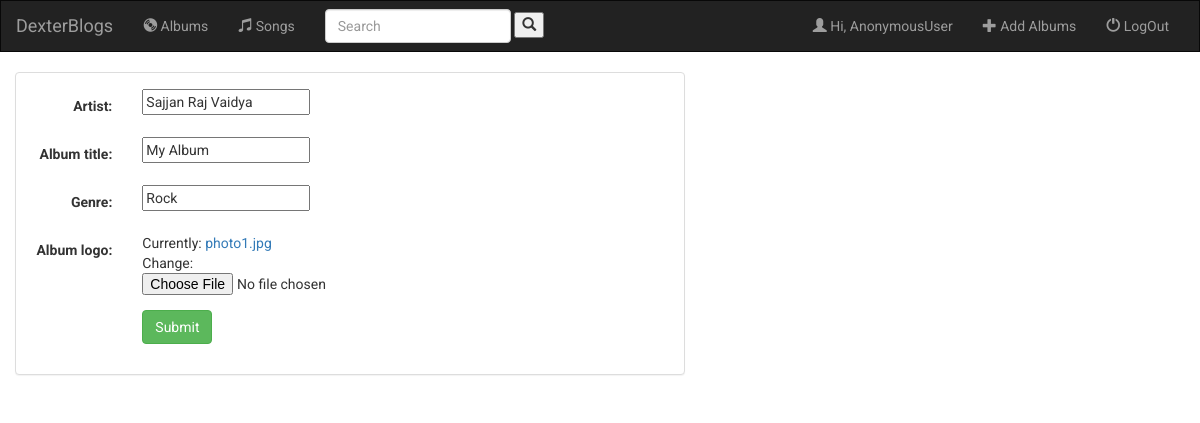
Screenshot of /music/album/7/ with the database file from the repository.
### music/models.py (models this page shows, shortened)
class Album(models.Model):
	user = models.ForeignKey(User,default=2,on_delete=models.CASCADE)
	artist = models.CharField(max_length=256)
	album_title = models.CharField(max_length=512)
	genre = models.CharField(max_length=64)
	album_logo = models.FileField()

### music/views.py (the view)
# urls.py: url(r'^album/(?P<pk>[0-9]+)/$',views.AlbumUpdate.as_view(),name='album_edit'),
class AlbumUpdate(UpdateView):
	model = Album
	fields=['artist','album_title','genre','album_logo']

### music/templates/music/album_form.html (shortened to what this page needs)
{% extends 'music/base.html'%}
{% block  body%}
	<div class="container-fluid">
		<div class="row">
			<div class="col-sm-12 col-md-7">
				<div class="panel panel-default">
					<div class="panel-body">
						<form class="form-horizontal" action="" method="POST" enctype="multipart/form-data">
							{% include 'music/form_template.html' %}
							<div class="form-group">
								<div class="col-sm-offset-2 col-sm-10">
									<button type="submit" class="btn btn-success">Submit</button>
								</div>
							</div>
						</form>
					</div>
				</div>
			</div>
		</div>
	</div>
{%endblock%}

### music/templates/music/form_template.html (shortened to what this page needs)
{%for field in form%}
	<div class="form-group">
		{%if not err_msg%}
		<div class="col-sm-offset-2 col-sm-10">
		</div>
		{%endif%}
		<label class="control-label col-sm-2">{{field.label_tag}}</label>
		<div class="col-sm-10">{{field}}</div>
	</div>
{%endfor%}

### rows the page displays
Album: form "Sajjan Raj Vaidya" "My Album" "Rock"

### other values shown
{{ user }} "AnonymousUser"
{{ field.label_tag }} "Artist:" "Album title:" "Genre:" "Album logo:"
